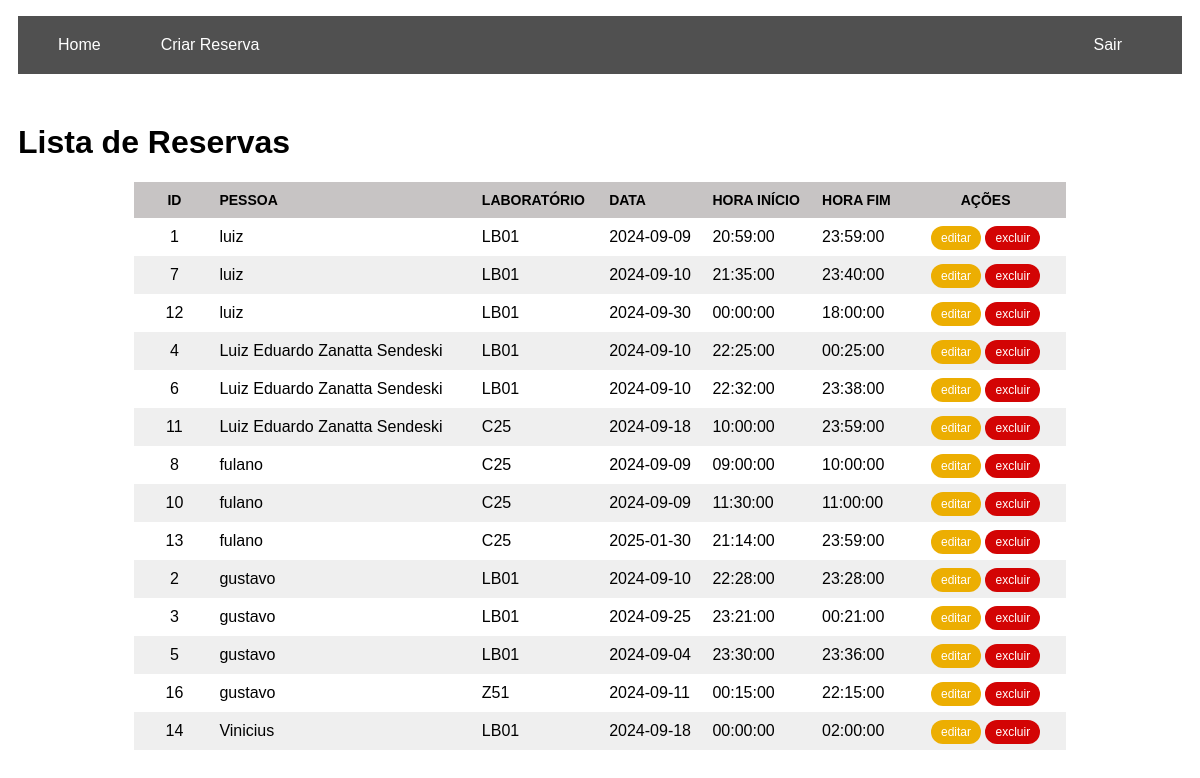
Page /aula06/reserva/homeReserva.php (signed in) on the committed database.
### tables this page shows
CREATE TABLE `reserva` (
  `id` int(11) NOT NULL,
  `pessoa_id` int(11) NOT NULL,
  `laboratorio_id` int(11) NOT NULL,
  `descricao` text DEFAULT NULL,
  `data` date NOT NULL,
  `hora_inicio` time NOT NULL,
  `hora_fim` time NOT NULL,
  `criado_em` timestamp NOT NULL DEFAULT current_timestamp(),
  `atualizado_em` timestamp NOT NULL DEFAULT current_timestamp() ON UPDATE current_timestamp()
);

CREATE TABLE `pessoa` (
  `id` int(11) NOT NULL,
  `nome` varchar(100) NOT NULL,
  `email` varchar(100) NOT NULL,
  `senha` varchar(255) NOT NULL,
  `tipo` char(1) NOT NULL,
  `criado_em` timestamp NOT NULL DEFAULT current_timestamp(),
  `atualizado_em` timestamp NOT NULL DEFAULT current_timestamp() ON UPDATE current_timestamp(),
  `ultimo_login` timestamp NULL DEFAULT NULL
);

CREATE TABLE `laboratorio` (
  `id` int(11) NOT NULL,
  `nome` varchar(50) NOT NULL,
  `numero_computadores` int(11) NOT NULL,
  `bloco` char(1) NOT NULL,
  `sala` int(11) NOT NULL,
  `liberado` tinyint(1) NOT NULL DEFAULT 0,
  `criado_em` timestamp NOT NULL DEFAULT current_timestamp(),
  `atualizado_em` timestamp NOT NULL DEFAULT current_timestamp() ON UPDATE current_timestamp()
);

### aula06/reserva/homeReserva.php (the view, shortened to what this page needs)
<?php
require_once("../includes/conexao.inc.php");
$reservas = [];
try {
    if ($_SESSION['is_admin']) {
        $query = $bancoDados->prepare("SELECT r.id, p.nome as pessoa, l.nome as laboratorio, r.descricao, r.data, r.hora_inicio, r.hora_fim
                                       FROM Reserva r
                                       JOIN pessoa p ON r.pessoa_id = p.id
                                       JOIN Laboratorio l ON r.laboratorio_id = l.id");
    }
    $query->execute();
    $reservas = $query->fetchAll(PDO::FETCH_OBJ);
} catch (PDOException $e) {
    echo "Erro: " . $e->getMessage();
}
?>
<!DOCTYPE html>
<html lang="pt-br">
<head>
    <link rel="stylesheet" href="../public/css/main.css">
</head>
<body>
    <div class="container">
        <ul class="menu">
            <li><a href="../dashboard.php">Home</a></li>
            <li><a href="cadastroReserva.php">Criar Reserva</a></li>
            <li><a href="../sair.php">Sair</a></li>
        </ul>
        <h1>Lista de Reservas</h1>
        <table>
            <thead>
                <tr>
                    <td>ID</td>
                    <td>Pessoa</td>
                    <td>Laboratório</td>
                    <td>Data</td>
                    <td>Hora Início</td>
                    <td>Hora Fim</td>
                    <td>Ações</td>
                </tr>
            </thead>
            <tbody>
                <?php if (empty($reservas)): ?>
                    <tr>
                        <td colspan="7" style="text-align: center;">Nenhuma reserva encontrada</td>
                    </tr>
                <?php else: ?>
                    <?php foreach ($reservas as $reserva): ?>
                        <tr>
                            <td><?= htmlspecialchars($reserva->id) ?></td>
                            <td><?= htmlspecialchars($reserva->pessoa) ?></td>
                            <td><?= htmlspecialchars($reserva->laboratorio) ?></td>
                            <td><?= htmlspecialchars($reserva->data) ?></td>
                            <td><?= htmlspecialchars($reserva->hora_inicio) ?></td>
                            <td><?= htmlspecialchars($reserva->hora_fim) ?></td>
                            <td>
                            <a href="editarReserva.php?id=<?= $reserva->id ?>" class="btn-editar">Editar</a>
                                <a href="excluirReserva.php?id=<?= $reserva->id ?>" class="btn-excluir">Excluir</a>
                            </td>
                        </tr>
                    <?php endforeach; ?>
                <?php endif; ?>
            </tbody>
        </table>
    </div>
</body>
</html>

### aula06/public/css/main.css (style rules this page uses)
html { font-family: Verdana, Geneva, Tahoma, sans-serif; }
.container { min-height: 100vh; padding: 0 10px; }
.menu { display: flex; list-style: none; background-color: #505050; color: white; padding: 0 20px; margin-bottom: 50px; }
.menu > li { margin-right: 20px; }
.menu > li:last-child { margin-left: auto; }
.menu > li > a { color: white; display: block; text-decoration: none; padding: 20px 20px; }
table { border: 0px; width: 80%; margin: 0 auto; border-collapse: collapse; }
table > thead { background-color: #c7c4c4; font-weight: 600; font-size: 14px; text-transform: uppercase !important; }
table td { padding: 10px 5px; }
table td:first-child { width: 70px; text-align: center; }
table td:last-child { width: 150px; text-align: center; }
table td:last-child > a { text-transform: lowercase !important; text-decoration: none; }
table tbody tr:nth-child(even) { background-color: #efefef; }
.btn-editar { background-color: #ecae02; color: white; padding: 5px 10px; font-size: 12px; border-radius: 15px; }
.btn-excluir { background-color: #d30404; color: white; padding: 5px 10px; font-size: 12px; border-radius: 15px; }

### rows in the picture
reserva: id "1", pessoa.nome "luiz", laboratorio.nome "LB01", data "2024-09-09", hora_inicio "20:59:00", hora_fim "23:59:00"
reserva: id "7", pessoa.nome "luiz", laboratorio.nome "LB01", data "2024-09-10", hora_inicio "21:35:00", hora_fim "23:40:00"
reserva: id "12", pessoa.nome "luiz", laboratorio.nome "LB01", data "2024-09-30", hora_inicio "00:00:00", hora_fim "18:00:00"
reserva: id "4", pessoa.nome "Luiz Eduardo Zanatta Sendeski", laboratorio.nome "LB01", data "2024-09-10", hora_inicio "22:25:00", hora_fim "00:25:00"
reserva: id "6", pessoa.nome "Luiz Eduardo Zanatta Sendeski", laboratorio.nome "LB01", data "2024-09-10", hora_inicio "22:32:00", hora_fim "23:38:00"
reserva: id "11", pessoa.nome "Luiz Eduardo Zanatta Sendeski", laboratorio.nome "C25", data "2024-09-18", hora_inicio "10:00:00", hora_fim "23:59:00"
reserva: id "8", pessoa.nome "fulano", laboratorio.nome "C25", data "2024-09-09", hora_inicio "09:00:00", hora_fim "10:00:00"
reserva: id "10", pessoa.nome "fulano", laboratorio.nome "C25", data "2024-09-09", hora_inicio "11:30:00", hora_fim "11:00:00"
reserva: id "13", pessoa.nome "fulano", laboratorio.nome "C25", data "2025-01-30", hora_inicio "21:14:00", hora_fim "23:59:00"
reserva: id "2", pessoa.nome "gustavo", laboratorio.nome "LB01", data "2024-09-10", hora_inicio "22:28:00", hora_fim "23:28:00"
reserva: id "3", pessoa.nome "gustavo", laboratorio.nome "LB01", data "2024-09-25", hora_inicio "23:21:00", hora_fim "00:21:00"
reserva: id "5", pessoa.nome "gustavo", laboratorio.nome "LB01", data "2024-09-04", hora_inicio "23:30:00", hora_fim "23:36:00"
reserva: id "16", pessoa.nome "gustavo", laboratorio.nome "Z51", data "2024-09-11", hora_inicio "00:15:00", hora_fim "22:15:00"
reserva: id "14", pessoa.nome "Vinicius", laboratorio.nome "LB01", data "2024-09-18", hora_inicio "00:00:00", hora_fim "02:00:00"
